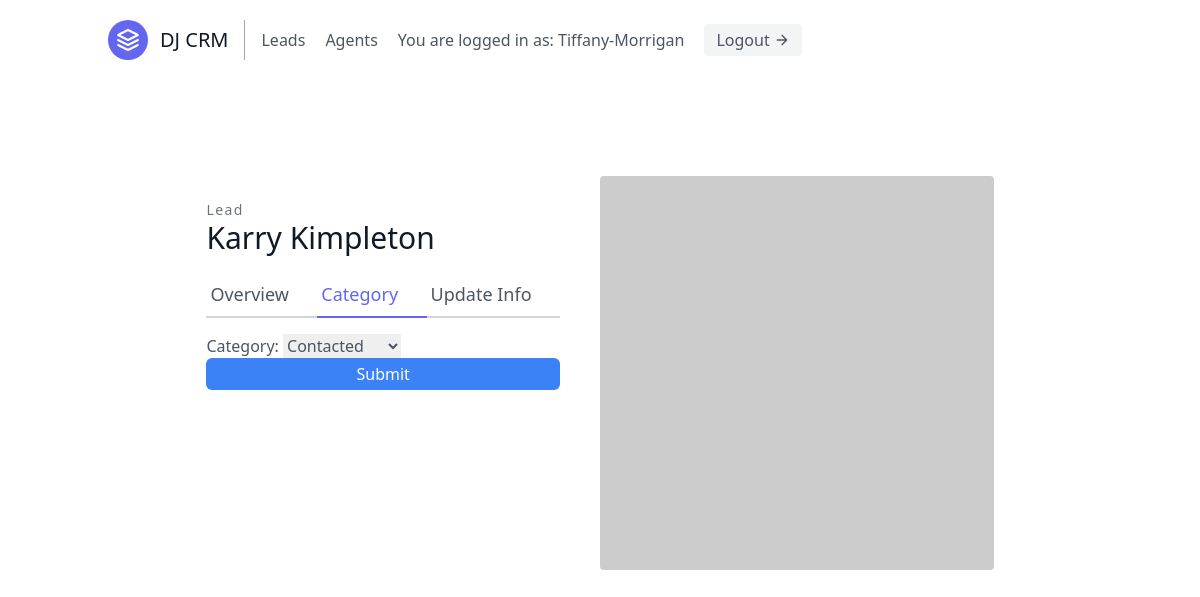
Page /leads/1/category/ (signed in) on the committed database.
### leads/models.py (models this page shows, shortened)
class User(AbstractUser):
    is_organiser = models.BooleanField(default=True)
    is_agent = models.BooleanField(default=False)

class Lead(models.Model):
    first_name = models.CharField(max_length=20)
    last_name = models.CharField(max_length=20)
    age = models.IntegerField(default=0)
    organisation = models.ForeignKey(UserProfile, on_delete=models.CASCADE)
    agent = models.ForeignKey("Agent", null=True, blank=True, on_delete=models.SET_NULL) #CASCADE
    category = models.ForeignKey("Category", related_name="leads", null=True, blank=True, on_delete=models.SET_NULL)
    description = models.TextField()
    date_added = models.DateTimeField(auto_now_add=True)
    phone_number = models.CharField(max_length=20)
    email = models.EmailField()

### leads/views.py (the view, shortened to what this page needs)
# urls.py: path('<int:pk>/category/', LeadCategoryUpdateView.as_view(), name='lead-category-update'),
class LeadCategoryUpdateView(LoginRequiredMixin, generic.UpdateView):
    template_name = "leads/lead_category_update.html"
    form_class = LeadCategoryUpdateForm
    def get_queryset(self):
        user = self.request.user
        if user.is_organiser:
            queryset = Lead.objects.filter(
                organisation=user.userprofile,
            )
        else:
            queryset = Lead.objects.filter(
                organisation=user.agent.organisation,
            )
        return queryset

### leads/forms.py
class LeadCategoryUpdateForm(forms.ModelForm):
    class Meta:
        model = Lead
        fields = (
            'category',
        )

### leads/models.py (called while the page is built)
    def __str__(self):
        return self.name

### leads/templates/leads/lead_category_update.html (shortened to what this page needs)
{% extends "base.html" %}
{% load tailwind_filters %}
{% block content %}
<section class="text-gray-600 body-font overflow-hidden">
  <div class="container px-5 py-24 mx-auto">
    <div class="lg:w-4/5 mx-auto flex flex-wrap">
      <div class="lg:w-1/2 w-full lg:pr-10 lg:py-6 mb-6 lg:mb-0">
        <h2 class="text-sm title-font text-gray-500 tracking-widest">Lead</h2>
        <h1 class="text-gray-900 text-3xl title-font font-medium mb-4">{{ lead.first_name }} {{ lead.last_name }}</h1>
        <div class="flex mb-4">
          <a href="{% url 'leads:lead-detail' lead.pk %}" class="flex-grow border-b-2 border-gray-300 py-2 text-lg px-1">
            Overview
          </a>
          <a href="{% url 'leads:lead-category-update' lead.pk %}" class="flex-grow text-indigo-500 border-b-2 border-indigo-500 py-2 text-lg px-1">
            Category
          </a>
          <a href="{% url 'leads:lead-update' lead.pk %}" class="flex-grow border-b-2 border-gray-300 py-2 text-lg px-1">
          Update Info
          </a>
        </div>
        <form method="post">
            {{ form|crispy }}
          <button type="submit" class="w-full text-white bg-blue-500 hover:bg-blue-600 px-3 py-1 rounded-md">Submit</button>
        </form>
      </div>
      <img alt="ecommerce" class="lg:w-1/2 w-full lg:h-auto h-64 object-cover object-center rounded" src="https://dummyimage.com/400x400">
    </div>
  </div>
</section>
{% endblock content %}

### templates/navbar.html (shortened to what this page needs)
<header class="text-gray-600 body-font">
  <div class="container mx-auto flex flex-wrap p-5 flex-col md:flex-row items-center">
    <a class="flex title-font font-medium items-center text-gray-900 mb-4 md:mb-0">
      <svg xmlns="http://www.w3.org/2000/svg" fill="none" stroke="currentColor" stroke-linecap="round" stroke-linejoin="round" stroke-width="2" class="w-10 h-10 text-white p-2 bg-indigo-500 rounded-full" viewBox="0 0 24 24">
        <path d="M12 2L2 7l10 5 10-5-10-5zM2 17l10 5 10-5M2 12l10 5 10-5"></path>
      </svg>
      <span class="ml-3 text-xl">DJ CRM</span>
    </a>
    <nav class="md:mr-auto md:ml-4 md:py-1 md:pl-4 md:border-l md:border-gray-400	flex flex-wrap items-center text-base justify-center">
        {% if not request.user.is_authenticated %}
          <a href="{% url 'signup' %}" class="mr-5 hover:text-gray-900">Signup</a>
        {% else %}
          {% if request.user.is_organiser %}
          <a href="{% url 'leads:lead-list' %}" class="mr-5 hover:text-gray-900">Leads</a>
          {% endif %}
          <a href="{% url 'agents:agent-list' %}" class="mr-5 hover:text-gray-900">Agents</a>
        {% endif %}
        {% if request.user.is_authenticated %}
          You are logged in as: {{ request.user.username }}
        <a href="{% url 'logout' %}" class="ml-5 inline-flex items-center bg-gray-100 border-0 py-1 px-3 focus:outline-none hover:bg-gray-200 rounded text-base mt-4 md:mt-0">
        Logout
            <svg fill="none" stroke="currentColor" stroke-linecap="round" stroke-linejoin="round" stroke-width="2" class="w-4 h-4 ml-1" viewBox="0 0 24 24">
            <path d="M5 12h14M12 5l7 7-7 7"></path>
            </svg>
    </a>
        {% endif %}
  </div>
</header>

### rows in the picture
User: user.username "Tiffany-Morrigan"
Lead: first_name "Karry", last_name "Kimpleton", category "Contacted"
